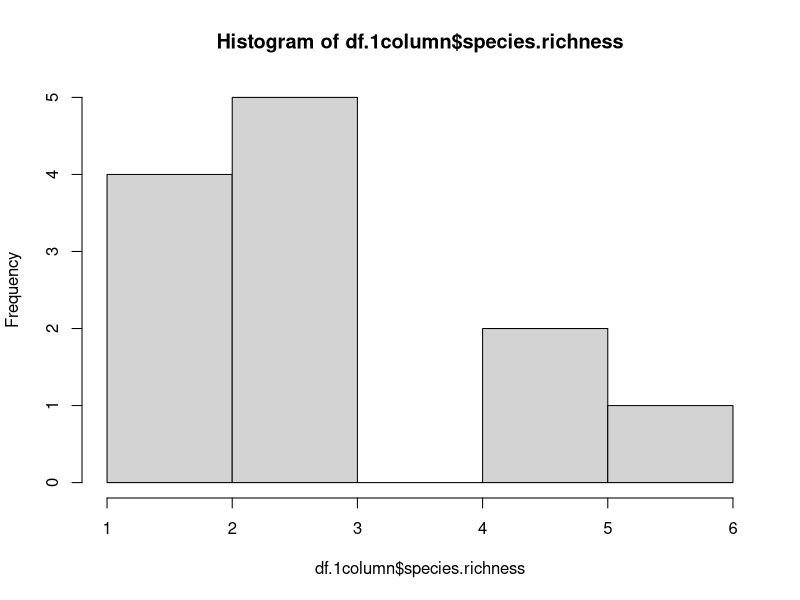
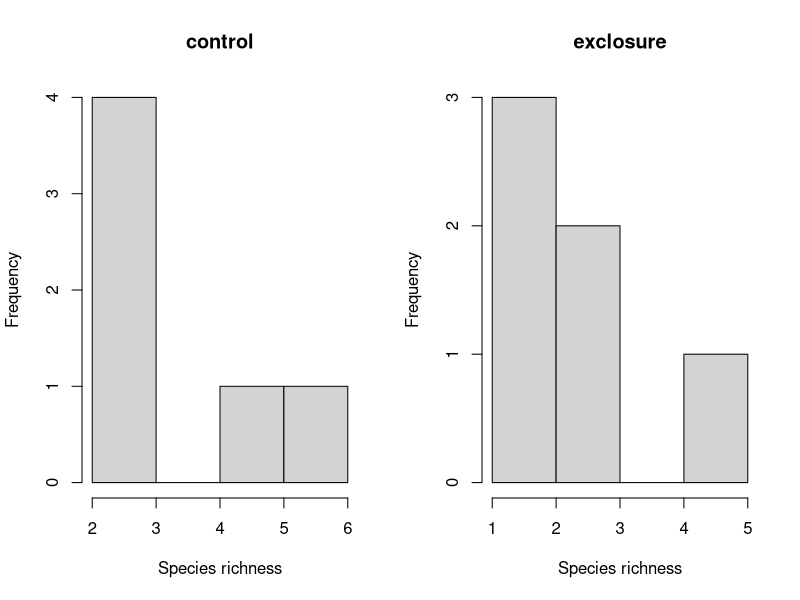
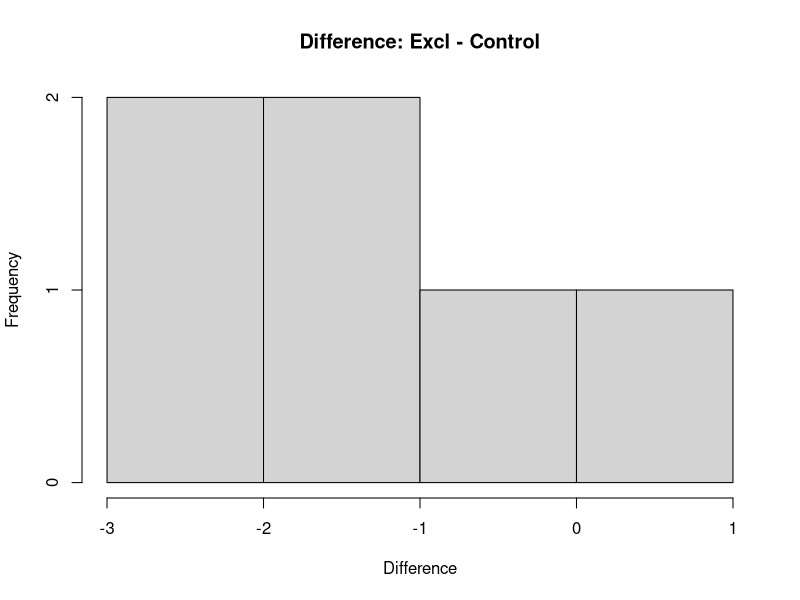

Generate these figures, in order, with R:
## ---- chunk 1
knitr::opts_chunk$set(echo = TRUE)
## ---- chunk 2
#LONG data - numeric data all in 1 column
plot <- c(1,1,3,3,4,4,5,5,6,6,7,7)
treatment <- rep(c("control","exclosure"),6)
species.richness <- c(3,3,6,5,2,3,3,1,3,2,5,2)
df.1column <- data.frame(plot = plot,
                 treatment = treatment,
                 species.richness = species.richness)

#reshape to wide data
library(reshape2)

df.2column <- dcast(data = df.1column,
                formula = plot ~ treatment,
                value.var = "species.richness",
                fun.aggregate = sum)
## ---- chunk 3
par(mfrow = c(1,1))
hist(df.1column$species.richness)
## ---- chunk 4
par(mfrow = c(1,2))
hist(df.2column$control, main = "control", xlab = "Species richness")
hist(df.2column$exclosure, main = "exclosure", xlab = "Species richness")
## ---- chunk 5
df.2column$difference1 <- df.2column$exclosure - df.2column$control
## ---- chunk 6
par(mfrow = c(1,1))
hist(df.2column$difference1, main = "Difference: Excl - Control", xlab = "Difference")
## ---- chunk 7
t.test(df.2column$difference1, mu = 0)
